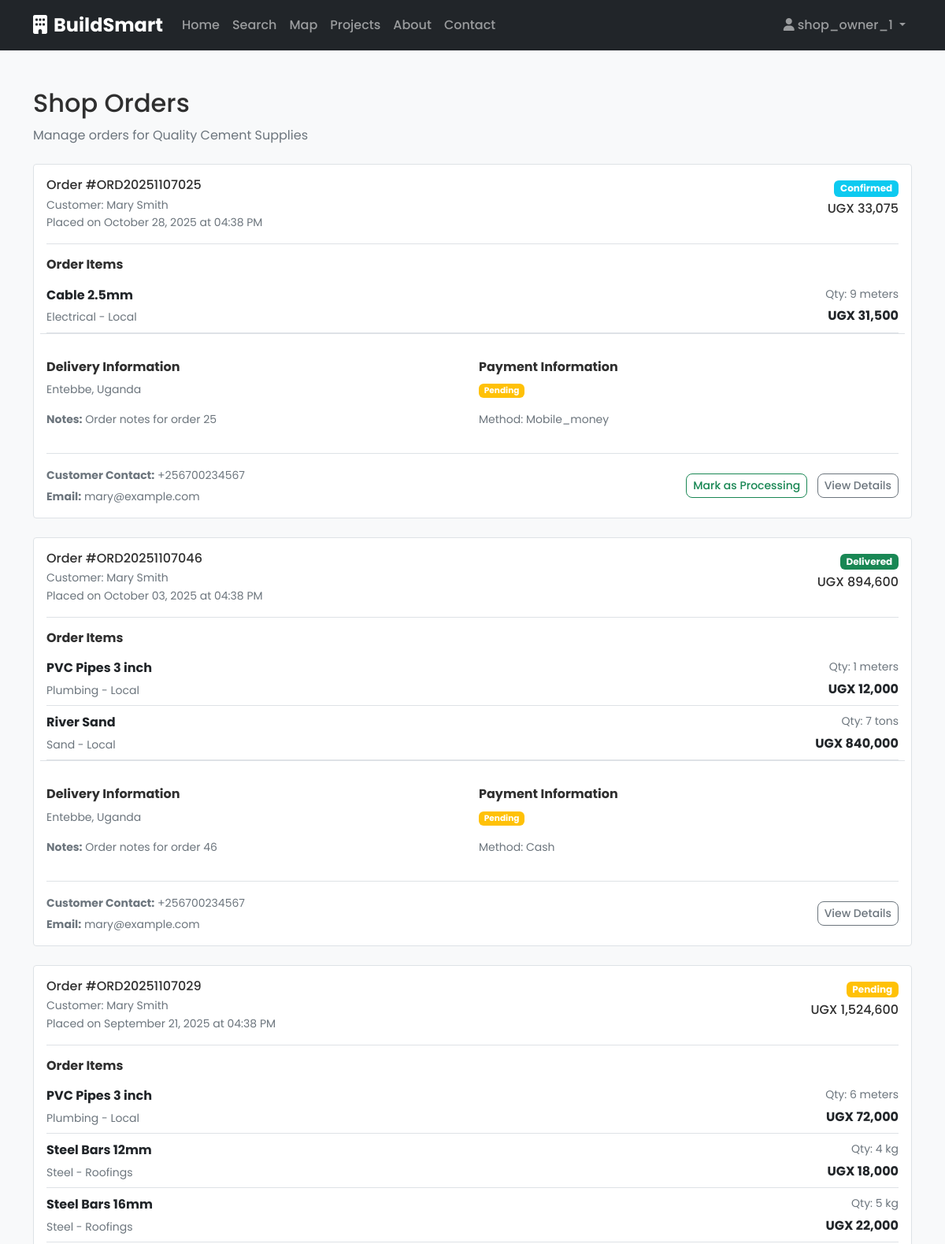
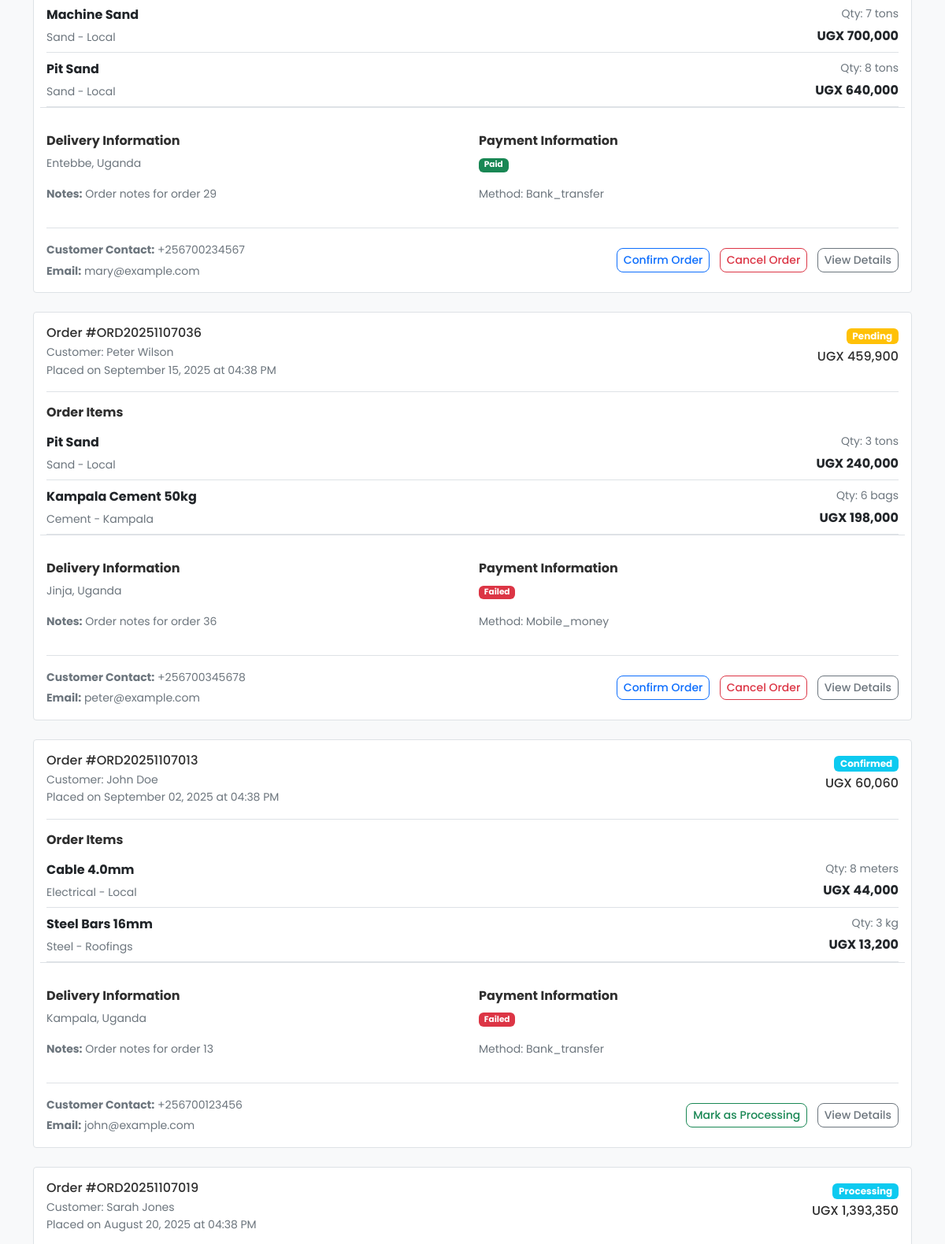
Page /shop/2/orders (signed in, upper part) on the committed database (2 pictures, top to bottom).
### app/models/user.py (models this page shows, shortened)
class User(UserMixin, db.Model):
    __tablename__ = 'users'
    id = db.Column(db.Integer, primary_key=True)
    username = db.Column(db.String(80), unique=True, nullable=False)
    email = db.Column(db.String(120), unique=True, nullable=False)
    password_hash = db.Column(db.String(128), nullable=False)
    full_name = db.Column(db.String(100))
    phone = db.Column(db.String(20))
    address = db.Column(db.Text)
    latitude = db.Column(db.Float)
    longitude = db.Column(db.Float)
    user_type = db.Column(db.String(20), default='customer')  # customer, shop_owner, service_provider
    is_active = db.Column(db.Boolean, default=True)
    is_verified = db.Column(db.Boolean, default=False)
    email_verified = db.Column(db.Boolean, default=False, nullable=False)
    email_verified_at = db.Column(db.DateTime, nullable=True)
    two_factor_enabled = db.Column(db.Boolean, default=False, nullable=False)
    two_factor_secret = db.Column(db.String(32), nullable=True)  # TOTP secret key
    failed_login_attempts = db.Column(db.Integer, default=0, nullable=False)
    locked_until = db.Column(db.DateTime, nullable=True)  # Account lockout timestamp
    last_login = db.Column(db.DateTime, nullable=True)
    created_at = db.Column(db.DateTime, default=datetime.utcnow)
    updated_at = db.Column(db.DateTime, default=datetime.utcnow, onupdate=datetime.utcnow)
    shops = db.relationship('Shop', backref='owner', lazy=True)
    services = db.relationship('Service', backref='provider', lazy=True)
    orders = db.relationship('Order', backref='customer', lazy=True)
    recommendations = db.relationship('Recommendation', backref='user', lazy=True)
    def is_admin_user(self):
        return self.user_type == 'admin'

### app/models/shop.py (models this page shows, shortened)
class Shop(db.Model):
    __tablename__ = 'shops'
    id = db.Column(db.Integer, primary_key=True)
    name = db.Column(db.String(100), nullable=False)
    description = db.Column(db.Text)
    address = db.Column(db.Text, nullable=False)
    phone = db.Column(db.String(20))
    email = db.Column(db.String(120))
    latitude = db.Column(db.Float, nullable=False)
    longitude = db.Column(db.Float, nullable=False)
    rating = db.Column(db.Float, default=0.0)
    total_reviews = db.Column(db.Integer, default=0)
    is_verified = db.Column(db.Boolean, default=False)
    is_active = db.Column(db.Boolean, default=True)
    created_at = db.Column(db.DateTime, default=datetime.utcnow)
    updated_at = db.Column(db.DateTime, default=datetime.utcnow, onupdate=datetime.utcnow)
    owner_id = db.Column(db.Integer, db.ForeignKey('users.id'), nullable=False)
    products = db.relationship('Product', backref='shop', lazy=True)
    orders = db.relationship('Order', backref='shop', lazy=True)

### app/models/order.py (models this page shows, shortened)
class Order(db.Model):
    __tablename__ = 'orders'
    id = db.Column(db.Integer, primary_key=True)
    order_number = db.Column(db.String(20), unique=True, nullable=False)
    status = db.Column(db.String(20), default='pending')  # pending, confirmed, processing, shipped, delivered, cancelled
    total_amount = db.Column(db.Numeric(10, 2), nullable=False)
    subtotal_amount = db.Column(db.Numeric(10, 2), nullable=True)  # Amount before tax and discount
    discount_amount = db.Column(db.Numeric(10, 2), default=0.00, nullable=False)
    tax_amount = db.Column(db.Numeric(10, 2), default=0.00, nullable=False)
    coupon_code = db.Column(db.String(50), nullable=True)  # Applied coupon code
    delivery_address = db.Column(db.Text)
    delivery_notes = db.Column(db.Text)
    payment_status = db.Column(db.String(20), default='pending')  # pending, paid, failed, refunded
    payment_method = db.Column(db.String(50))
    created_at = db.Column(db.DateTime, default=datetime.utcnow)
    updated_at = db.Column(db.DateTime, default=datetime.utcnow, onupdate=datetime.utcnow)
    customer_id = db.Column(db.Integer, db.ForeignKey('users.id'), nullable=False)
    shop_id = db.Column(db.Integer, db.ForeignKey('shops.id'), nullable=False)
    items = db.relationship('OrderItem', backref='order', lazy=True, cascade='all, delete-orphan')

class OrderItem(db.Model):
    __tablename__ = 'order_items'
    id = db.Column(db.Integer, primary_key=True)
    quantity = db.Column(db.Integer, nullable=False)
    unit_price = db.Column(db.Numeric(10, 2), nullable=False)
    total_price = db.Column(db.Numeric(10, 2), nullable=False)
    order_id = db.Column(db.Integer, db.ForeignKey('orders.id'), nullable=False)
    product_id = db.Column(db.Integer, db.ForeignKey('products.id'), nullable=False)

### app/models/product.py (models this page shows, shortened)
class Product(db.Model):
    __tablename__ = 'products'
    id = db.Column(db.Integer, primary_key=True)
    name = db.Column(db.String(100), nullable=False)
    description = db.Column(db.Text)
    category = db.Column(db.String(50), nullable=True)  # Legacy field, kept for backward compatibility
    price = db.Column(db.Numeric(10, 2), nullable=False)
    unit = db.Column(db.String(20), nullable=False)  # e.g., 'kg', 'piece', 'bag', 'm2'
    quantity_available = db.Column(db.Integer, default=0)
    min_order_quantity = db.Column(db.Integer, default=1)
    is_available = db.Column(db.Boolean, default=True)
    image_url = db.Column(db.String(255))
    brand = db.Column(db.String(50))  # Product brand/manufacturer
    specifications = db.Column(db.JSON)  # Store additional specs as JSON
    created_at = db.Column(db.DateTime, default=datetime.utcnow)
    updated_at = db.Column(db.DateTime, default=datetime.utcnow, onupdate=datetime.utcnow)
    shop_id = db.Column(db.Integer, db.ForeignKey('shops.id'), nullable=False)
    category_id = db.Column(db.Integer, db.ForeignKey('categories.id'), nullable=True)
    order_items = db.relationship('OrderItem', backref='product', lazy=True)
    reviews = db.relationship('Review', backref='product', lazy=True)
    category_model = db.relationship('Category', backref='products', lazy=True)

### app/blueprints/shop/routes.py (the view)
@shop_bp.route('/<int:shop_id>/orders')
@login_required
def shop_orders(shop_id):
    shop = Shop.query.get_or_404(shop_id)
    if shop.owner_id != current_user.id:
        flash('You do not have permission to access this shop', 'error')
        return redirect(url_for('main.index'))
    page = request.args.get('page', 1, type=int)
    orders = Order.query.filter_by(shop_id=shop_id)\
                       .order_by(Order.created_at.desc())\
                       .paginate(page=page, per_page=10, error_out=False)
    return render_template('shop/orders.html', shop=shop, orders=orders)

### app/templates/shop/orders.html (shortened to what this page needs)
{% extends "base.html" %}
{% block content %}
<div class="container py-5">
    <div class="mb-4">
        <h1 class="h2">Shop Orders</h1>
        <p class="text-muted">Manage orders for {{ shop.name }}</p>
    </div>
    {% if orders.items %}
    <div class="row g-4 mb-4">
        {% for order in orders.items %}
        <div class="col-12">
            <div class="card border">
                <div class="card-body">
                    <div class="d-flex justify-content-between align-items-start mb-3">
                        <div>
                            <h3 class="h6 mb-1">Order #{{ order.order_number }}</h3>
                            <p class="text-muted small mb-0">Customer: {{ order.customer.full_name or order.customer.username }}</p>
                            <p class="text-muted small mb-0">Placed on {{ order.created_at.strftime('%B %d, %Y at %I:%M %p') }}</p>
                        </div>
                        <div class="text-end">
                            <span class="badge bg-{{ 'success' if order.status == 'delivered' else 'warning' if order.status == 'pending' else 'danger' if order.status == 'cancelled' else 'info' }}">
                                {{ order.status|title }}
                            </span>
                            <p class="h6 mb-0 mt-1">UGX {{ "{:,.0f}".format(order.total_amount) }}</p>
                        </div>
                    </div>
                    <div class="border-top pt-3 mb-3">
                        <h6 class="fw-bold mb-2">Order Items</h6>
                        <div class="list-group list-group-flush">
                            {% for item in order.items %}
                            <div class="list-group-item px-0 d-flex justify-content-between align-items-center border-bottom">
                                <div class="flex-grow-1">
                                    <p class="fw-bold mb-1">{{ item.product.name }}</p>
                                    <p class="text-muted small mb-0">{{ item.product.category|title }} - {{ item.product.brand or 'No Brand' }}</p>
                                </div>
                                <div class="text-end">
                                    <p class="text-muted small mb-1">Qty: {{ item.quantity }} {{ item.product.unit }}</p>
                                    <p class="fw-bold mb-0">UGX {{ "{:,.0f}".format(item.total_price) }}</p>
                                </div>
                            </div>
                            {% endfor %}
                        </div>
                    </div>
                    <div class="row g-3 border-top pt-3">
                        <div class="col-md-6">
                            <h6 class="fw-bold mb-2">Delivery Information</h6>
                            {% if order.delivery_address %}
                            <p class="text-muted small">{{ order.delivery_address }}</p>
                            {% else %}
                            <p class="text-muted small fst-italic">No delivery address specified</p>
                            {% endif %}
                            {% if order.delivery_notes %}
                            <p class="text-muted small mt-1"><strong>Notes:</strong> {{ order.delivery_notes }}</p>
                            {% endif %}
                        </div>
                        <div class="col-md-6">
                            <h6 class="fw-bold mb-2">Payment Information</h6>
                            <p class="text-muted small">
                                <span class="badge bg-{{ 'success' if order.payment_status == 'paid' else 'warning' if order.payment_status == 'pending' else 'danger' if order.payment_status == 'failed' else 'secondary' }}">
                                    {{ order.payment_status|title }}
                                </span>
                            </p>
                            {% if order.payment_method %}
                            <p class="text-muted small mt-1">Method: {{ order.payment_method|title }}</p>
                            {% endif %}
                        </div>
                    </div>
                    <div class="d-flex justify-content-between align-items-center border-top pt-3 mt-3">
                        <div class="text-muted small">
                            <p class="mb-1"><strong>Customer Contact:</strong> {{ order.customer.phone or 'No phone provided' }}</p>
                            {% if order.customer.email %}
                            <p class="mb-0"><strong>Email:</strong> {{ order.customer.email }}</p>
                            {% endif %}
                        </div>
                        <div>
                            {% if order.status == 'pending' %}
                            <button class="btn btn-sm btn-outline-primary me-2">Confirm Order</button>
                            <button class="btn btn-sm btn-outline-danger me-2">Cancel Order</button>
                            {% elif order.status == 'confirmed' %}
                            <button class="btn btn-sm btn-outline-success me-2">Mark as Processing</button>
                            {% elif order.status == 'processing' %}
                            <button class="btn btn-sm btn-outline-info me-2">Mark as Shipped</button>
                            {% elif order.status == 'shipped' %}
                            <button class="btn btn-sm btn-outline-success me-2">Mark as Delivered</button>
                            {% endif %}
                            <button class="btn btn-sm btn-outline-secondary">View Details</button>
                        </div>
                    </div>
                </div>
            </div>
        </div>
        {% endfor %}
    </div>
    {% endif %}
</div>
{% endblock %}

### app/templates/components/navbar.html (shortened to what this page needs)
<nav class="navbar navbar-expand-lg navbar-dark bg-dark">
    <div class="container">
        <a class="navbar-brand fw-bold" href="{{ url_for('main.index') }}">
            <i class="fas fa-building me-2"></i>BuildSmart
        </a>
        <div class="collapse navbar-collapse" id="navbarNav">
            <ul class="navbar-nav me-auto">
                <li class="nav-item">
                    <a class="nav-link" href="{{ url_for('main.index') }}">Home</a>
                </li>
                <li class="nav-item">
                    <a class="nav-link" href="{{ url_for('main.search') }}">Search</a>
                </li>
                <li class="nav-item">
                    <a class="nav-link" href="{{ url_for('main.map_view') }}">Map</a>
                </li>
                <li class="nav-item">
                    <a class="nav-link" href="{{ url_for('main.projects') }}">Projects</a>
                </li>
                <li class="nav-item">
                    <a class="nav-link" href="{{ url_for('main.about') }}">About</a>
                </li>
                <li class="nav-item">
                    <a class="nav-link" href="{{ url_for('main.contact') }}">Contact</a>
                </li>
            </ul>
            <ul class="navbar-nav">
                {% if current_user.is_authenticated %}
                    <li class="nav-item dropdown">
                        <a class="nav-link dropdown-toggle" href="#" id="navbarDropdown" role="button" data-bs-toggle="dropdown">
                            <i class="fas fa-user me-1"></i>{{ current_user.username }}
                        </a>
                    </li>
                {% endif %}
            </ul>
        </div>
    </div>
</nav>

### app/static/css/custom.css (style rules this page uses)
:root { --primary-yellow: #FFB703; --accent-orange: #FB8500; --charcoal-gray: #2F2F2F; --bg-light: #F8F9FA; --primary-color: var(--primary-yellow); --secondary-color: #6c757d; --success-color: #198754; --warning-color: #ffc107; --danger-color: #dc3545; --light-color: var(--bg-light); --dark-color: var(--charcoal-gray); }
body { font-family: 'Poppins', -apple-system, BlinkMacSystemFont, 'Segoe UI', Roboto, Inter, 'Helvetica Neue', Arial, sans-serif; line-height: 1.6; color: var(--dark-color); background-color: var(--light-color); }
.card { transition: transform 0.2s ease-in-out, box-shadow 0.2s ease-in-out; }
.btn { border-radius: 8px; font-weight: 500; transition: all 0.2s ease-in-out; }
.navbar-brand { font-size: 1.5rem; font-weight: bold; }
.navbar-nav .nav-link { font-weight: 500; transition: color 0.2s ease-in-out; }
.badge { border-radius: 6px; }

### rows in the picture
User: username "shop_owner_1"
Shop: name "Quality Cement Supplies"
Order: order_number "ORD20251107025", customer "Mary Smith", created_at "October 28, 2025 at 04:38 PM", status "Confirmed", total_amount "33,075", delivery_address "Entebbe, Uganda", delivery_notes "Order notes for order 25", payment_status "Pending", payment_method "Mobile_money", customer "+256700234567", customer.email "mary@example.com", shows "Mark as Processing"
OrderItem: product.name "Cable 2.5mm", product.category "Electrical", product "Local", quantity "9", product.unit "meters", total_price "31,500"
Order: order_number "ORD20251107046", customer "Mary Smith", created_at "October 03, 2025 at 04:38 PM", status "Delivered", total_amount "894,600", delivery_address "Entebbe, Uganda", delivery_notes "Order notes for order 46", payment_status "Pending", payment_method "Cash", customer "+256700234567", customer.email "mary@example.com"
OrderItem: product.name "PVC Pipes 3 inch", product.category "Plumbing", product "Local", quantity "1", product.unit "meters", total_price "12,000"
OrderItem: product.name "River Sand", product.category "Sand", product "Local", quantity "7", product.unit "tons", total_price "840,000"
Order: order_number "ORD20251107029", customer "Mary Smith", created_at "September 21, 2025 at 04:38 PM", status "Pending", total_amount "1,524,600", delivery_address "Entebbe, Uganda", delivery_notes "Order notes for order 29", payment_status "Paid", payment_method "Bank_transfer", customer "+256700234567", customer.email "mary@example.com", shows "Confirm Order"
OrderItem: product.name "PVC Pipes 3 inch", product.category "Plumbing", product "Local", quantity "6", product.unit "meters", total_price "72,000"
OrderItem: product.name "Steel Bars 12mm", product.category "Steel", product "Roofings", quantity "4", product.unit "kg", total_price "18,000"
OrderItem: product.name "Steel Bars 16mm", product.category "Steel", product "Roofings", quantity "5", product.unit "kg", total_price "22,000"
OrderItem: product.name "Machine Sand", product.category "Sand", product "Local", quantity "7", product.unit "tons", total_price "700,000"
OrderItem: product.name "Pit Sand", product.category "Sand", product "Local", quantity "8", product.unit "tons", total_price "640,000"
Order: order_number "ORD20251107036", customer "Peter Wilson", created_at "September 15, 2025 at 04:38 PM", status "Pending", total_amount "459,900", delivery_address "Jinja, Uganda", delivery_notes "Order notes for order 36", payment_status "Failed", payment_method "Mobile_money", customer "+256700345678", customer.email "peter@example.com", shows "Confirm Order"
OrderItem: product.name "Pit Sand", product.category "Sand", product "Local", quantity "3", product.unit "tons", total_price "240,000"
OrderItem: product.name "Kampala Cement 50kg", product.category "Cement", product "Kampala", quantity "6", product.unit "bags", total_price "198,000"
Order: order_number "ORD20251107013", customer "John Doe", created_at "September 02, 2025 at 04:38 PM", status "Confirmed", total_amount "60,060", delivery_address "Kampala, Uganda", delivery_notes "Order notes for order 13", payment_status "Failed", payment_method "Bank_transfer", customer "+256700123456", customer.email "john@example.com", shows "Mark as Processing"
OrderItem: product.name "Cable 4.0mm", product.category "Electrical", product "Local", quantity "8", product.unit "meters", total_price "44,000"
OrderItem: product.name "Steel Bars 16mm", product.category "Steel", product "Roofings", quantity "3", product.unit "kg", total_price "13,200"
Order: order_number "ORD20251107019", customer "Sarah Jones", created_at "August 20, 2025 at 04:38 PM", status "Processing", total_amount "1,393,350"
